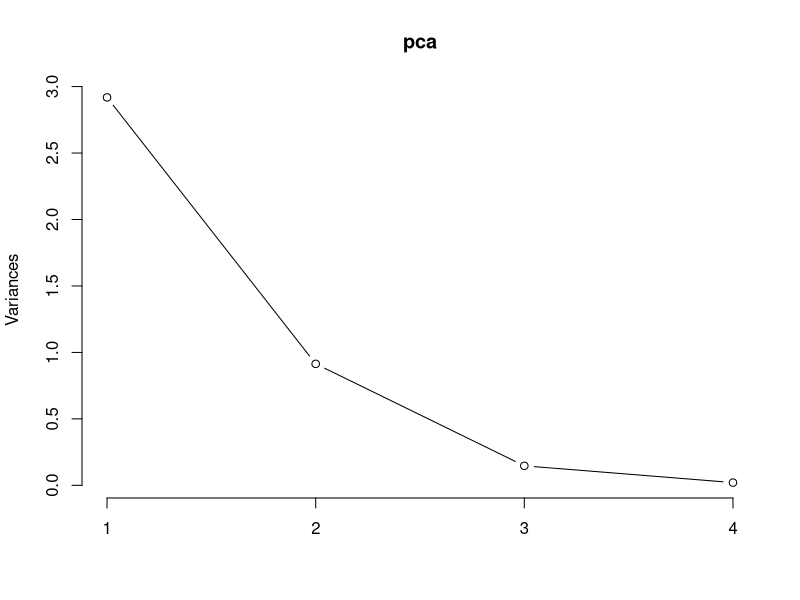

Source code (R):
## ---- chunk 1
# Memuat dataset iris
data(iris)

# Memilih variabel numerik
X <- iris[, 1:4]

# Melakukan scaling data
X_scaled <- scale(X)

# Melakukan PCA dengan 4 komponen utama
pca <- prcomp(X_scaled, scale. = TRUE, center = TRUE, rank. = 4)

# Melihat variance dijelaskan oleh masing-masing komponen
summary(pca)

# Melihat plot dari masing-masing komponen
plot(pca, type = "l")

